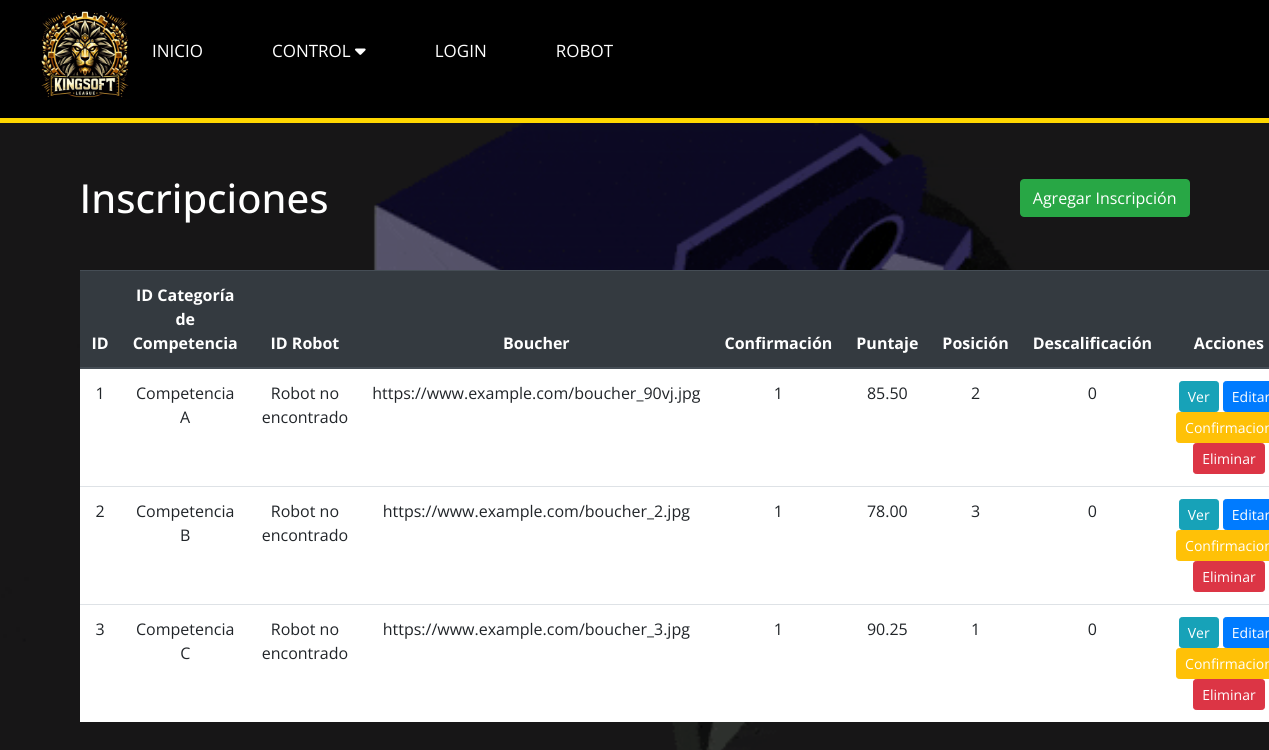
/inscripcion_view.php (signed in), run on the app's committed database.
### tables this page shows
CREATE TABLE `inscripcion` (
  `id` int(11) NOT NULL,
  `id_categoria_competencia` int(11) DEFAULT NULL,
  `id_robot` int(11) DEFAULT NULL,
  `boucher` varchar(255) DEFAULT NULL,
  `confirmacion` tinyint(1) DEFAULT NULL,
  `puntaje` decimal(10,2) DEFAULT NULL,
  `posicion` int(11) DEFAULT NULL,
  `descalificacion` tinyint(1) DEFAULT NULL
);

CREATE TABLE `competencia` (
  `id` int(11) NOT NULL,
  `nombre` varchar(100) DEFAULT NULL,
  `fecha_inicio_inscripcion` date DEFAULT NULL,
  `fecha_fin_inscripcion` date DEFAULT NULL,
  `fecha_compentencia` date DEFAULT NULL,
  `tipo_competencia` int(11) DEFAULT NULL
);

### inscripcion_controller.php (called while the page is built, shortened)
<?php
require_once 'Inscripcion_Model.php';
class InscripcionController {
    private $model;
    public function __construct($db) {
        $this->model = new InscripcionModel($db);
    }
    public function getAllInscripciones() {
        return $this->model->getAllInscripciones();
    }
}
?>

### inscripcion_model.php (called while the page is built, shortened)
<?php
class InscripcionModel {
    private $conn;
    public function __construct($db) {
        $this->conn = $db;
    }
    public function getAllInscripciones() {
        $query = "SELECT * FROM inscripcion";
        $stmt = $this->conn->prepare($query);
        $stmt->execute();
        return $stmt;
    }
}
?>

### inscripcion_view.php (the view, shortened to what this page needs)
<!DOCTYPE html>
<html lang="en">
<head>
    <link rel="stylesheet" href="https://maxcdn.bootstrapcdn.com/bootstrap/4.5.2/css/bootstrap.min.css">
    <link rel="stylesheet" href="https://cdnjs.cloudflare.com/ajax/libs/font-awesome/6.5.1/css/all.min.css" />
    <link rel="stylesheet" href="style.css">
</head>
<body>
<?php include 'navegador.php'; ?>
<div class="container">
    <div class="d-flex justify-content-between align-items-center mb-4">
        <h1 class="mt-4 mb-4">Inscripciones</h1>
        <a href="agregar_inscripcion.php" class="btn btn-success">Agregar Inscripción</a>
    </div>
    <table class="table">
        <thead class="thead-dark">
            <tr>
                <th>ID</th>
                <th>ID Categoría de Competencia</th>
                <th>ID Robot</th>
                <th>Boucher</th>
                <th>Confirmación</th>
                <th>Puntaje</th>
                <th>Posición</th>
                <th>Descalificación</th>
                <th>Acciones</th>
            </tr>
        </thead>
        <tbody>
            <?php
            require_once 'Inscripcion_Controller.php';
            $db = new PDO('mysql:host=localhost;dbname=datosks', 'root', '');
            $controller = new InscripcionController($db);
            $inscripciones = $controller->getAllInscripciones();
            while ($inscripcion = $inscripciones->fetch(PDO::FETCH_ASSOC)) :
            ?>
                <tr>
                    <td><?php echo $inscripcion['id']; ?></td>
                    <td><?php echo getcategoriacompetenciaName( $inscripcion['id_categoria_competencia'], $db); ?></td>
                    <td><?php echo getrobotName( $inscripcion['id_robot'], $db); ?></td>
                    <td><?php echo $inscripcion['boucher']; ?></td>
                    <td><?php echo $inscripcion['confirmacion']; ?></td>
                    <td><?php echo $inscripcion['puntaje']; ?></td>
                    <td><?php echo $inscripcion['posicion']; ?></td>
                    <td><?php echo $inscripcion['descalificacion']; ?></td>
                    <td>
                    <a href="ver_inscripcion.php?id=<?php echo $inscripcion['id']; ?>" class="btn btn-info btn-sm">Ver</a>
                        <a href="editar_inscripcion.php?id=<?php echo $inscripcion['id']; ?>" class="btn btn-primary btn-sm">Editar</a>
                        <a href="confirmacion_inscripcion.php?id=<?php echo $inscripcion['id']; ?>" class="btn btn-warning btn-sm">Confirmacion</a>
                        <a href="eliminar_inscripcion.php?id=<?php echo $inscripcion['id']; ?>" class="btn btn-danger btn-sm">Eliminar</a>
                    </td>
                </tr>
            <?php endwhile; ?>
        </tbody>
    </table>
</div>
<?php
function getcategoriacompetenciaName($id_categoria_competencia, $db) {
    $query = "SELECT nombre FROM competencia WHERE id = ?";
    $stmt = $db->prepare($query);
    $stmt->bindParam(1, $id_categoria_competencia);
    $stmt->execute();
    $result = $stmt->fetch(PDO::FETCH_ASSOC);
    return $result['nombre'];
}
function getrobotName($id_robot, $db) {
    $query = "SELECT nombre FROM robot WHERE id = ?";
    $stmt = $db->prepare($query);
    $stmt->bindParam(1, $id_robot);
    $stmt->execute();
    $result = $stmt->fetch(PDO::FETCH_ASSOC);
    if ($result) {
        return $result['nombre'];
    } else {
        return "Robot no encontrado";
    }
}
?>
</body>
</html>

### style.css (style rules this page uses)
* { padding: 0; margin: 0; box-sizing: border-box; font-family: 'open sans'; }
html { scroll-behavior: smooth; }

### stylelogin.css (style rules this page uses)
* { padding: 0; margin: 0; box-sizing: border-box; font-family: 'Open Sans', sans-serif; }
html { scroll-behavior: smooth; }

### inscripcion_view.php (style rules this page uses)
.container { margin-top: 150px; text-align: center; }
.table { background-color: white; }
.btn { color: white; }
.btn-info { background-color: #17a2b8; }
.btn-primary { background-color: #007bff; }
.btn-danger { background-color: #dc3545; }
h1 { color:white; }
.btn-warning { background-color: #ffc107; }

### data on the page
inscripcion: id "1", id_categoria_competencia.nombre "Competencia A", id_robot "Robot no encontrado", boucher "https://www.example.com/boucher_90vj.jpg", confirmacion "1", puntaje "85.50", posicion "2", descalificacion "0"
inscripcion: id "2", id_categoria_competencia.nombre "Competencia B", id_robot "Robot no encontrado", boucher "https://www.example.com/boucher_2.jpg", confirmacion "1", puntaje "78.00", posicion "3", descalificacion "0"
inscripcion: id "3", id_categoria_competencia.nombre "Competencia C", id_robot "Robot no encontrado", boucher "https://www.example.com/boucher_3.jpg", confirmacion "1", puntaje "90.25", posicion "1", descalificacion "0"
